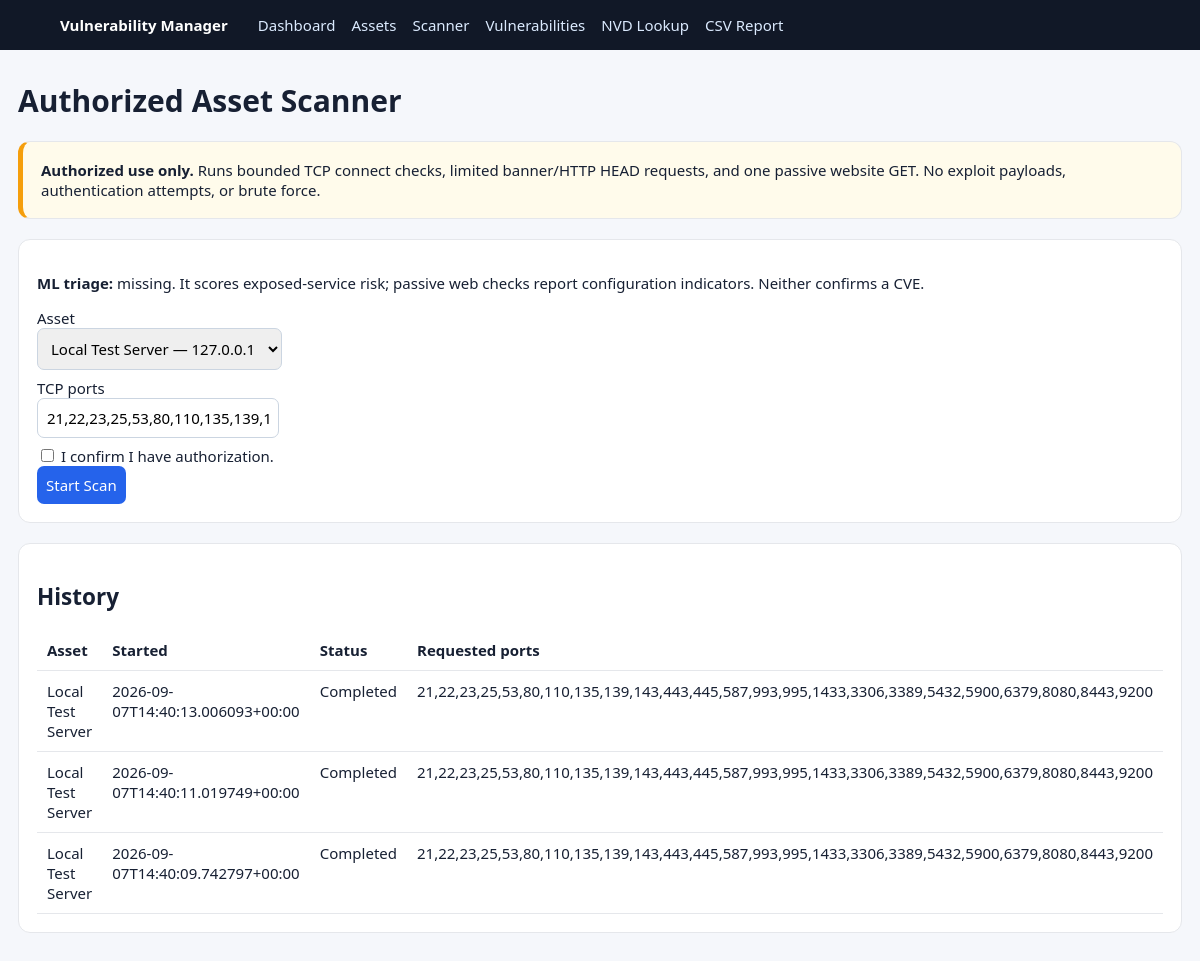
The page /scan on the database as committed earlier.
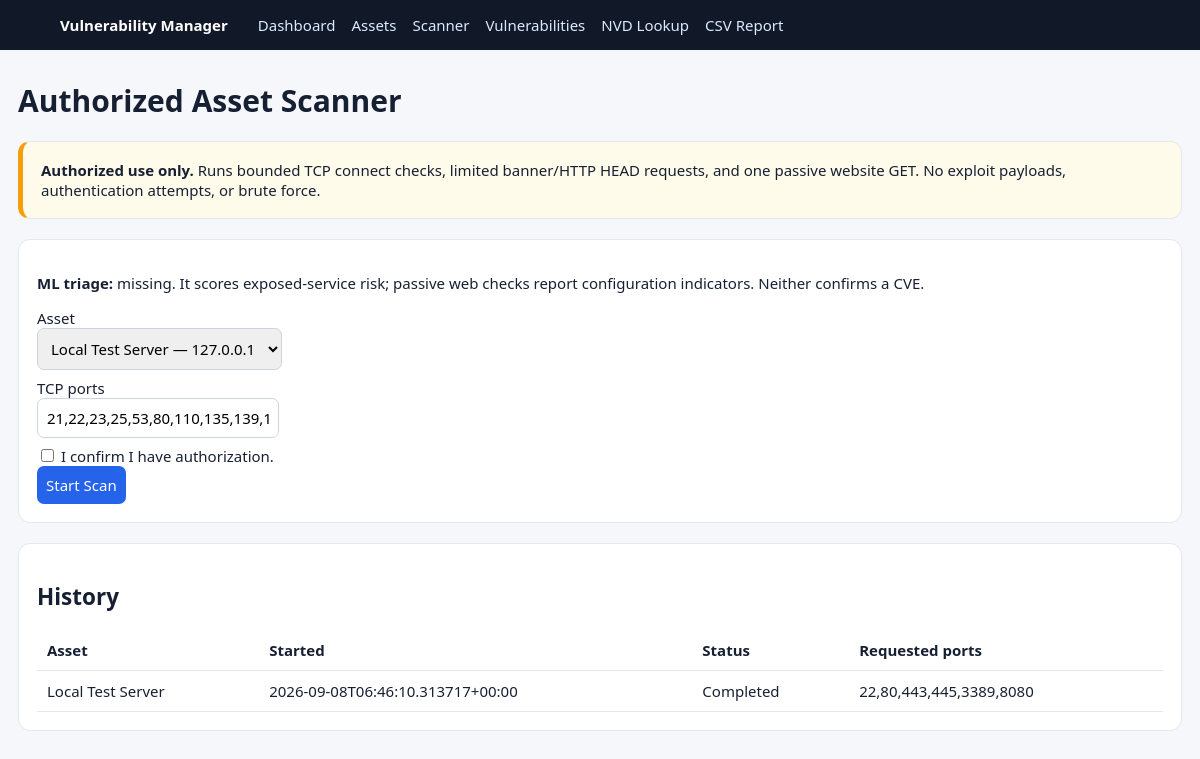
The same page on the database as committed later.
### tables this page shows
CREATE TABLE scans(
      id INTEGER PRIMARY KEY AUTOINCREMENT,asset_id INTEGER,started_at TEXT,finished_at TEXT,
      status TEXT,ports TEXT,open_ports TEXT,
      FOREIGN KEY(asset_id) REFERENCES assets(id) ON DELETE CASCADE);

CREATE TABLE assets(
      id INTEGER PRIMARY KEY AUTOINCREMENT,name TEXT NOT NULL,address TEXT NOT NULL,
      owner TEXT,environment TEXT DEFAULT 'Production',notes TEXT,created_at TEXT NOT NULL);

### app.py (the view, shortened to what this page needs)
@app.route('/scan',methods=['GET','POST'])
def scan():
    assets=query_db('SELECT * FROM assets ORDER BY name'); result=None
    history=query_db('SELECT s.*,a.name asset_name FROM scans s JOIN assets a ON a.id=s.asset_id ORDER BY s.id DESC LIMIT 15')
    return render_template('scan.html',assets=assets,result=result,history=history,model_available=load_model() is not None)

### app.py (called while the page is built)
@app.context_processor
def ctx(): return {'now':datetime.now(timezone.utc).strftime('%Y-%m-%d %H:%M UTC')}

@app.after_request
def add_api_headers(response):
    origin=request.headers.get('Origin')
    allowed={x.strip() for x in os.getenv('VULNERABILITY_CORS_ORIGINS','http://localhost:5173,http://127.0.0.1:5173').split(',') if x.strip()}
    if origin in allowed:
        response.headers['Access-Control-Allow-Origin']=origin
        response.headers['Vary']='Origin'
        response.headers['Access-Control-Allow-Headers']='Content-Type, Authorization'
        response.headers['Access-Control-Allow-Methods']='GET, POST, PATCH, DELETE, OPTIONS'
    if request.path.startswith('/api/'):
        response.headers['Cache-Control']='no-store'
    return response

### database.py (called while the page is built)
def get_db():
    c=sqlite3.connect(DB_PATH, timeout=10)
    c.row_factory=sqlite3.Row
    c.execute("PRAGMA foreign_keys=ON")
    return c

def query_db(sql,args=()):
    c=get_db()
    try: return c.execute(sql,args).fetchall()
    finally: c.close()

### ml_model.py (called while the page is built)
def load_model():
    if not MODEL_PATH.exists():
        return None
    with MODEL_PATH.open("rb") as fh:
        return pickle.load(fh)

### templates/scan.html (shortened to what this page needs)
{% extends 'base.html' %}
{% block content %}
<h1>Authorized Asset Scanner</h1>
<section class="panel warning">
  <b>Authorized use only.</b> Runs bounded TCP connect checks, limited banner/HTTP HEAD requests,
  and one passive website GET. No exploit payloads, authentication attempts, or brute force.
</section>
<section class="panel">
  <p><b>ML triage:</b> {% if model_available %}loaded{% else %}missing{% endif %}. It scores exposed-service risk; passive web checks report configuration indicators. Neither confirms a CVE.</p>
  <form method="post">
    <label>Asset</label>
    <select name="asset_id" required>{% for a in assets %}<option value="{{a.id}}">{{a.name}} — {{a.address}}</option>{% endfor %}</select>
    <label>TCP ports</label>
    <input name="ports" value="{{request.form.get('ports','21,22,23,25,53,80,110,135,139,143,443,445,587,993,995,1433,3306,3389,5432,5900,6379,8080,8443,9200')}}">
    <label><input type="checkbox" name="authorized" value="yes" required> I confirm I have authorization.</label>
    <button>Start Scan</button>
  </form>
</section>
<section class="panel">
  <h2>History</h2>
  <table><tr><th>Asset</th><th>Started</th><th>Status</th><th>Requested ports</th></tr>{% for s in history %}<tr><td>{{s.asset_name}}</td><td>{{s.started_at}}</td><td>{{s.status}}</td><td>{{s.ports}}</td></tr>{% else %}<tr><td colspan="4">No scans yet.</td></tr>{% endfor %}</table>
</section>
{% endblock %}

Rows that differ between the two databases and show on the page:
removed scans: asset_name "Local Test Server", started_at "2026-09-07T14:40:13.006093+00:00", status "Completed", ports "21,22,23,25,53,80,110,135,139,143,443,445,587,993,995,1433,3306,3389,5432,5900,6379,8080,8443,9200"
removed scans: asset_name "Local Test Server", started_at "2026-09-07T14:40:11.019749+00:00", status "Completed", ports "21,22,23,25,53,80,110,135,139,143,443,445,587,993,995,1433,3306,3389,5432,5900,6379,8080,8443,9200"
removed scans: asset_name "Local Test Server", started_at "2026-09-07T14:40:09.742797+00:00", status "Completed", ports "21,22,23,25,53,80,110,135,139,143,443,445,587,993,995,1433,3306,3389,5432,5900,6379,8080,8443,9200"
added scans: asset_name "Local Test Server", started_at "2026-09-08T06:46:10.313717+00:00", status "Completed", ports "22,80,443,445,3389,8080"
